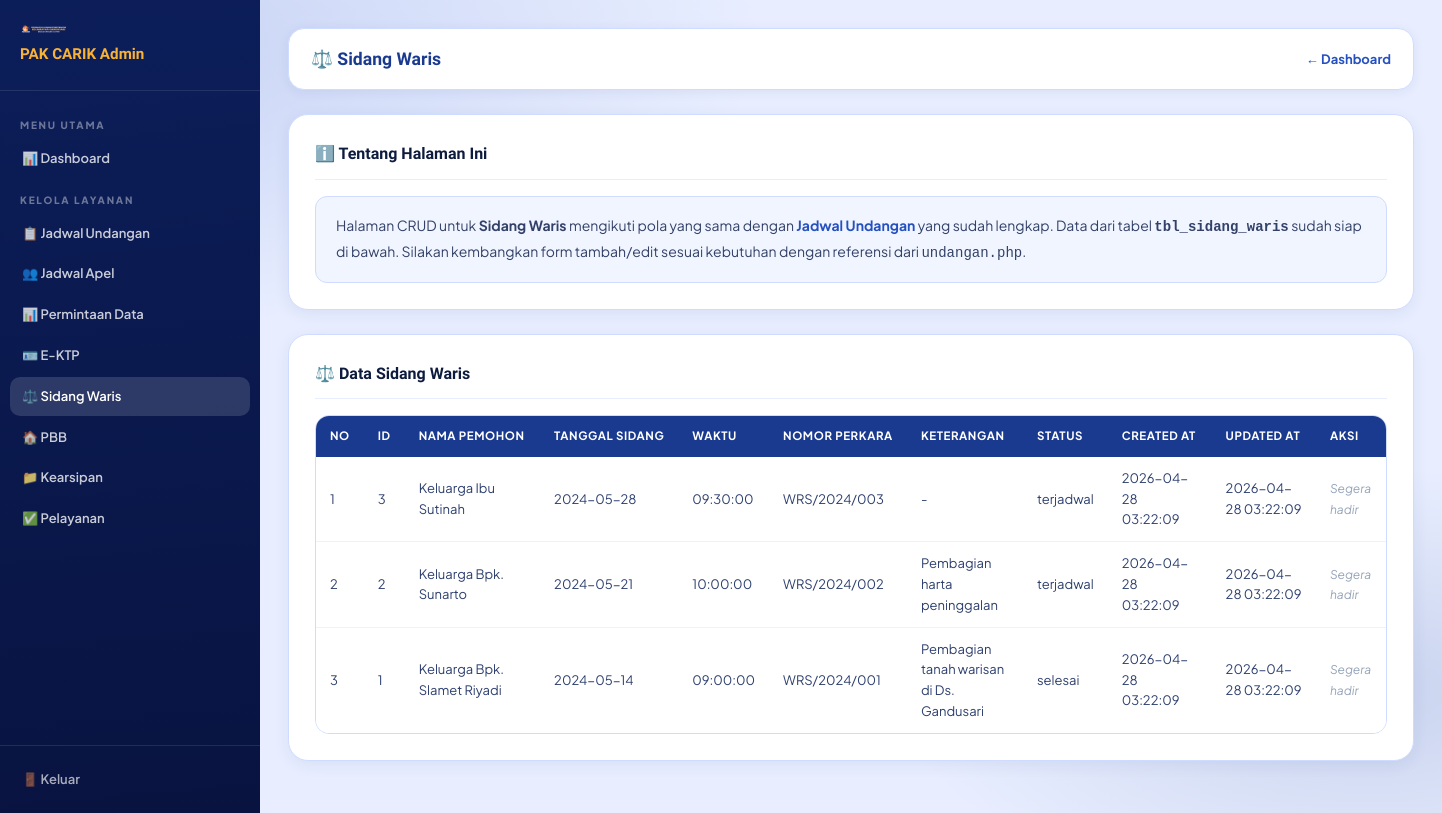
/admin/sidang-waris.php (signed in), run on the app's committed database.
### tables this page shows
CREATE TABLE IF NOT EXISTS `tbl_sidang_waris` (
  `id`             INT UNSIGNED AUTO_INCREMENT PRIMARY KEY,
  `nama_pemohon`   VARCHAR(150) NOT NULL,
  `tanggal_sidang` DATE         NOT NULL,
  `waktu`          TIME         NOT NULL,
  `nomor_perkara`  VARCHAR(100),
  `keterangan`     TEXT,
  `status`         ENUM('terjadwal','selesai','batal','ditunda') NOT NULL DEFAULT 'terjadwal',
  `created_at`     TIMESTAMP DEFAULT CURRENT_TIMESTAMP,
  `updated_at`     TIMESTAMP DEFAULT CURRENT_TIMESTAMP ON UPDATE CURRENT_TIMESTAMP
);

### admin/sidang-waris.php (the view, shortened to what this page needs)
<?php
require_once '../assets/php/koneksi.php';
$data = $conn->query("SELECT * FROM tbl_sidang_waris ORDER BY id DESC");
$page_title = "Sidang Waris";
$page_icon  = "⚖️";
?><!DOCTYPE html>
<html lang="id">
<head>
  <link rel="stylesheet" href="../assets/css/style.css">
</head>
<body>
<aside class="sidebar">
  <div class="sidebar-head"><img src="../assets/img/carik.png" alt="PAK CARIK"><h2>PAK CARIK Admin</h2></div>
  <nav class="sidebar-nav">
    <div class="nav-sec">Menu Utama</div>
    <a href="dashboard.php">📊 Dashboard</a>
    <div class="nav-sec">Kelola Layanan</div>
    <a href="undangan.php">📋 Jadwal Undangan</a>
    <a href="apel.php" <?php if(basename(__FILE__)=='apel.php') echo 'class="active"'; ?>>👥 Jadwal Apel</a>
    <a href="permintaan-data.php" <?php if(basename(__FILE__)=='permintaan-data.php') echo 'class="active"'; ?>>📊 Permintaan Data</a>
    <a href="ektp.php" <?php if(basename(__FILE__)=='ektp.php') echo 'class="active"'; ?>>🪪 E-KTP</a>
    <a href="sidang-waris.php" <?php if(basename(__FILE__)=='sidang-waris.php') echo 'class="active"'; ?>>⚖️ Sidang Waris</a>
    <a href="pbb.php" <?php if(basename(__FILE__)=='pbb.php') echo 'class="active"'; ?>>🏠 PBB</a>
    <a href="kearsipan.php" <?php if(basename(__FILE__)=='kearsipan.php') echo 'class="active"'; ?>>📁 Kearsipan</a>
    <a href="pelayanan.php" <?php if(basename(__FILE__)=='pelayanan.php') echo 'class="active"'; ?>>✅ Pelayanan</a>
  </nav>
  <div class="sidebar-foot"><a href="logout.php">🚪 Keluar</a></div>
</aside>
<div class="main">
  <div class="topbar">
    <h1><?= $page_icon ?> <?= $page_title ?></h1>
    <a href="dashboard.php" style="font-size:13px;color:#2550c0;font-weight:700;text-decoration:none;">← Dashboard</a>
  </div>
  <div class="card">
    <div class="card-title">ℹ️ Tentang Halaman Ini</div>
    <div class="info-box">
      Halaman CRUD untuk <strong><?= $page_title ?></strong> mengikuti pola yang sama dengan <a href="undangan.php" style="color:#2550c0;font-weight:700;">Jadwal Undangan</a> yang sudah lengkap. Data dari tabel <code><strong><?= "tbl_sidang_waris" ?></strong></code> sudah siap di bawah. Silakan kembangkan form tambah/edit sesuai kebutuhan dengan referensi dari <code>undangan.php</code>.
    </div>
  </div>
  <div class="card">
    <div class="card-title"><?= $page_icon ?> Data <?= $page_title ?></div>
    <div class="table-wrap">
      <table>
        <thead><tr><?php
          if ($data && $data->num_rows > 0) {
            $first = $data->fetch_assoc();
            echo '<th>No</th>';
            foreach (array_keys($first) as $col) echo '<th>'.strtoupper(str_replace('_',' ',$col)).'</th>';
            echo '<th>AKSI</th>';
            $data->data_seek(0);
          }
        ?></tr></thead>
        <tbody><?php
          if ($data && $data->num_rows > 0) {
            $no = 1;
            while ($row = $data->fetch_assoc()) {
              echo '<tr><td>'.$no++.'</td>';
              foreach ($row as $val) echo '<td>'.htmlspecialchars($val ?: '-').'</td>';
              echo '<td><span style="font-size:12px;color:#94a3b8;font-style:italic;">Segera hadir</span></td></tr>';
            }
          } else {
            echo '<tr><td colspan="20" style="text-align:center;padding:30px;color:#64748b;">Belum ada data.</td></tr>';
          }
        ?></tbody>
      </table>
    </div>
  </div>
</div>
</body></html>

### assets/css/style.css (style rules this page uses)
*, *::before, *::after { box-sizing: border-box; margin: 0; padding: 0; }
html { scroll-behavior: smooth; }
:root { --primary: #1a3a8f; --primary-mid: #2550c0; --primary-light: #3a6de0; --primary-pale: #e8eeff; --accent: #f9b234; --accent-dark: #d9940f; --success: #16a34a; --danger: #dc2626; --text: #0d1b3e; --text-mid: #2d3f6e; --text-soft: #5a6a8e; --surface: #ffffff; --surface-tint: #f4f7ff; --border: #d0dcff; --shadow-sm: 0 2px 12px rgba(20,40,120,.08); --shadow-md: 0 8px 32px rgba(20,40,120,.13); --shadow-lg: 0 20px 60px rgba(20,40,120,.18); --radius-sm: 10px; --radius-md: 18px; --radius-lg: 28px; --radius-xl: 40px; --header-h: 118px; }
body { font-family: 'Plus Jakarta Sans', sans-serif; color: var(--text); background: #e8eeff; overflow-x: hidden; line-height: 1.6; }
body::before { content: ''; position: fixed; inset: 0; z-index: -1; background: radial-gradient(ellipse 80% 60% at 5% 5%, rgba(37,80,192,.18) 0%, transparent 60%), radial-gradient(ellipse 60% 50% at 95% 85%, rgba(26,58,143,.15) 0%, transparent 55%), #e8eeff; pointer-events: none; }
a { text-decoration: none; color: inherit; }
img { display: block; max-width: 100%; }
.topbar { background: rgba(255,255,255,.06); border-bottom: 1px solid rgba(255,255,255,.1); color: rgba(255,255,255,.82); font-size: 12.5px; }
table { width: 100%; border-collapse: collapse; background: #fff; font-size: 14px; }
thead { background: var(--primary); color: #fff; }
thead th { padding: 14px 18px; text-align: left; font-weight: 700; font-size: 13px; letter-spacing: .05em; text-transform: uppercase; white-space: nowrap; }
tbody tr { border-bottom: 1px solid #eef1ff; transition: background .15s; }
tbody tr:last-child { border-bottom: none; }
tbody td { padding: 13px 18px; vertical-align: middle; color: var(--text-mid); }

### admin/sidang-waris.php (style rules this page uses)
body { background:#f4f7ff;display:flex;min-height:100vh;font-family:'Plus Jakarta Sans',sans-serif; }
.sidebar { width:260px;background:linear-gradient(175deg,#0c1e5a,#081340);color:#fff;position:fixed;top:0;left:0;bottom:0;display:flex;flex-direction:column;z-index:100; }
.sidebar-head { padding:24px 20px;border-bottom:1px solid rgba(255,255,255,.1); }
.sidebar-head img { width:48px;margin-bottom:8px; }
.sidebar-head h2 { font-family:'Sora',sans-serif;font-size:.95rem;font-weight:900;color:#f9b234; }
.sidebar-nav { flex:1;padding:14px 10px;overflow-y:auto; }
.nav-sec { font-size:10px;font-weight:800;letter-spacing:.18em;text-transform:uppercase;color:rgba(255,255,255,.4);padding:12px 10px 6px; }
.sidebar-nav a { display:flex;align-items:center;gap:10px;padding:9px 12px;border-radius:10px;color:rgba(255,255,255,.78);font-size:13px;font-weight:600;margin-bottom:2px;transition:background .18s;text-decoration:none; }
.sidebar-nav a:hover,.sidebar-nav a.active { background:rgba(255,255,255,.14);color:#fff; }
.sidebar-foot { padding:14px 10px;border-top:1px solid rgba(255,255,255,.1); }
.sidebar-foot a { display:flex;align-items:center;gap:10px;padding:9px 12px;border-radius:10px;color:rgba(255,255,255,.65);font-size:13px;font-weight:600;text-decoration:none; }
.main { margin-left:260px;flex:1;padding:28px; }
.topbar { background:#fff;border-radius:16px;padding:16px 22px;margin-bottom:24px;display:flex;align-items:center;justify-content:space-between;box-shadow:0 2px 12px rgba(20,40,120,.07);border:1px solid #d0dcff; }
.topbar h1 { font-family:'Sora',sans-serif;font-size:1.1rem;font-weight:900;color:#1a3a8f; }
.card { background:#fff;border:1px solid #d0dcff;border-radius:20px;padding:26px;margin-bottom:24px;box-shadow:0 4px 16px rgba(20,40,120,.07); }
.card-title { font-family:'Sora',sans-serif;font-size:1rem;font-weight:800;color:#0d1b3e;margin-bottom:16px;padding-bottom:12px;border-bottom:1px solid #e8eeff; }
.info-box { background:#f0f5ff;border:1px solid #d0dcff;border-radius:12px;padding:16px 20px;font-size:14px;color:#334168;line-height:1.75; }
table { width:100%;border-collapse:collapse;font-size:13px; }
thead { background:#1a3a8f;color:#fff; }
thead th { padding:11px 14px;text-align:left;font-size:11.5px;font-weight:700;letter-spacing:.05em;text-transform:uppercase;white-space:nowrap; }
tbody tr { border-bottom:1px solid #eef1ff;transition:background .15s; }
tbody td { padding:11px 14px;vertical-align:middle;color:#2d3f6e; }
.table-wrap { overflow-x:auto;border-radius:14px;border:1px solid #d0dcff; }

### data on the page
tbl_sidang_waris: id "3", nama_pemohon "Keluarga Ibu Sutinah", tanggal_sidang "2024-05-28", waktu "09:30:00", nomor_perkara "WRS/2024/003", keterangan "-", status "terjadwal", val "2026-04-28 03:22:09"
tbl_sidang_waris: id "2", nama_pemohon "Keluarga Bpk. Sunarto", tanggal_sidang "2024-05-21", waktu "10:00:00", nomor_perkara "WRS/2024/002", keterangan "Pembagian harta peninggalan", status "terjadwal", val "2026-04-28 03:22:09"
tbl_sidang_waris: id "1", nama_pemohon "Keluarga Bpk. Slamet Riyadi", tanggal_sidang "2024-05-14", waktu "09:00:00", nomor_perkara "WRS/2024/001", keterangan "Pembagian tanah warisan di Ds. Gandusari", status "selesai", val "2026-04-28 03:22:09"

### other printed values
$page_icon "⚖️"
$page_title "Sidang Waris"
str_replace('_',' ',$col) "ID"
str_replace('_',' ',$col) "NAMA PEMOHON"
str_replace('_',' ',$col) "TANGGAL SIDANG"
str_replace('_',' ',$col) "WAKTU"
str_replace('_',' ',$col) "NOMOR PERKARA"
str_replace('_',' ',$col) "KETERANGAN"
str_replace('_',' ',$col) "STATUS"
str_replace('_',' ',$col) "CREATED AT"
str_replace('_',' ',$col) "UPDATED AT"
